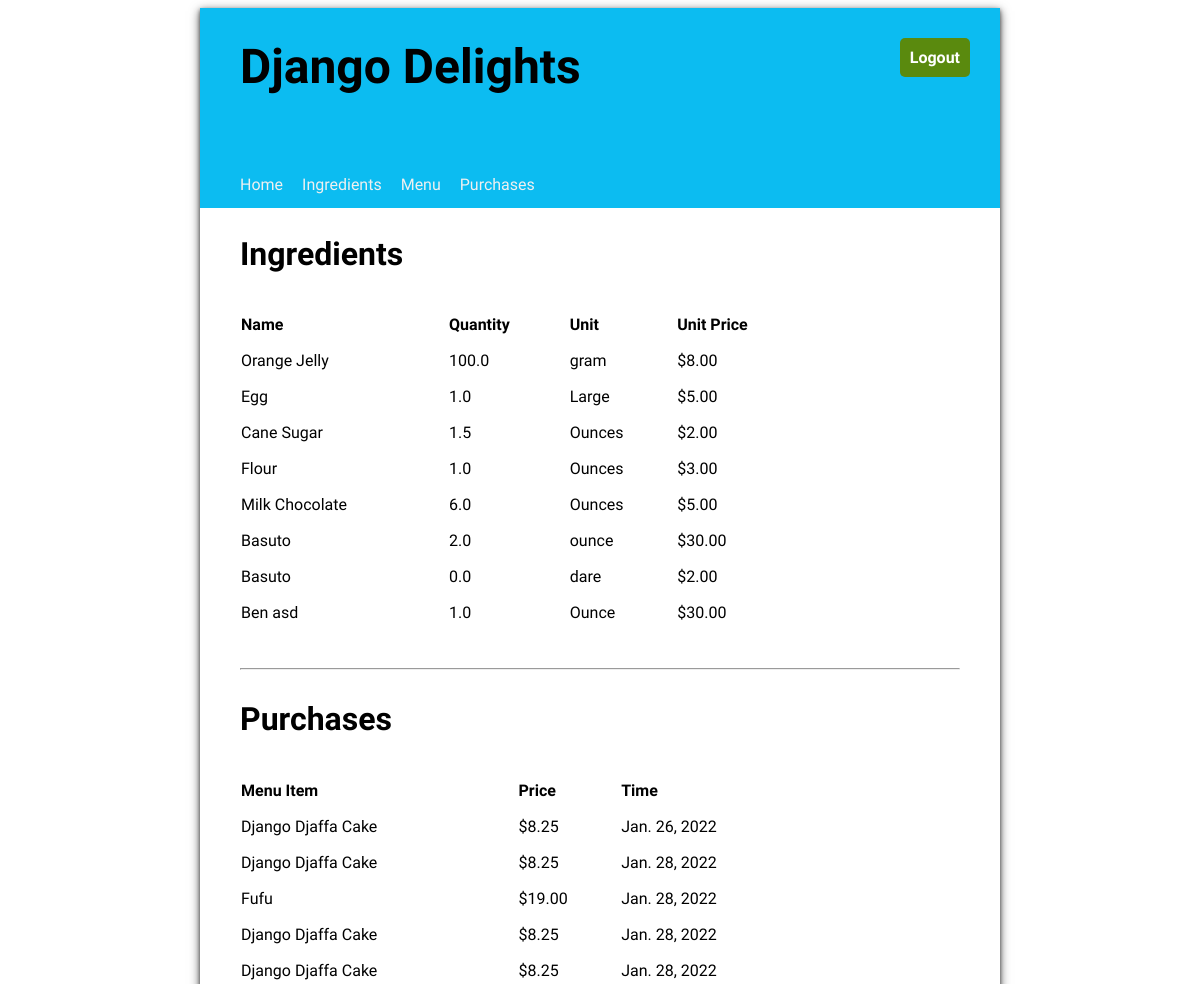
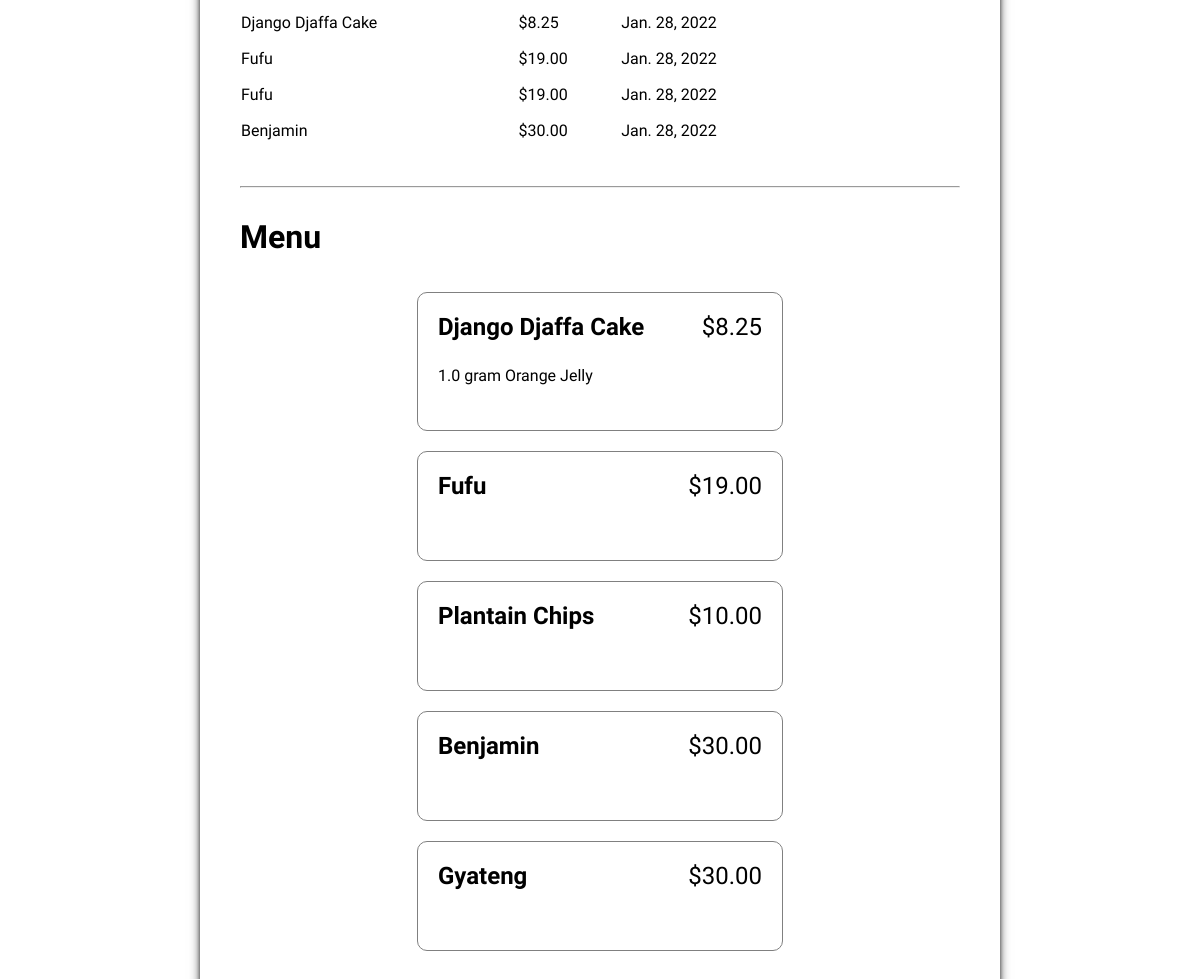
The page / on the database its author committed (2 pictures, top to bottom).
### inventory/models.py (models this page shows, shortened)
class Ingredient(models.Model):
    name = models.CharField(max_length=100)
    quantity = models.FloatField(default=1)
    unit = models.CharField(max_length= 100)
    unit_price = models.FloatField(default = 0.00)

class Purchases(models.Model):
    menu_item = models.ForeignKey( MenuItems, on_delete =models.CASCADE)
    timestamp = models.DateField(auto_now = True)

class MenuItems(models.Model):
    title = models.CharField(max_length= 100)
    price = models.FloatField(default= 0.00)

class RecipeRequirement(models.Model):
    menu_item = models.ForeignKey(MenuItems, on_delete = models.CASCADE)
    ingredient = models.ForeignKey(Ingredient,  on_delete = models.CASCADE)
    quantity = models.FloatField(default= 0)

### inventory/views.py (the view)
# urls.py: 2. Add a URL to urlpatterns:  path('', views.home, name='home')
def home(request):
    queryset = Ingredient.objects.all()
    queryset1 = Purchases.objects.all()
    queryset2 = MenuItems.objects.all()
    context = {
        'ingredient_list': queryset,
        'purchases_list' : queryset1,
        'menu_list' : queryset2
    }
    return render(request, "inventory/home.html", context)

### inventory/templates/inventory/home.html (shortened to what this page needs)
{% extends 'base.html' %}
{% load static %}
{% block content %}
    <div class="home">
        <div>
            <h2>Ingredients</h2>
            <table class="inventory-table">
                <thead>
                    <tr>
                        <th>Name</th>
                        <th>Quantity</th>
                        <th>Unit</th>
                        <th>Unit Price</th>
                    </tr>
                </thead>
                <tbody>
                {% for ingredient in ingredient_list %}
                    <tr>
                        <td>{{ ingredient.name }}</td>
                        <td>{{ ingredient.quantity }}</td>
                        <td>{{ ingredient.unit }}</td>
                        <td class="price">${{ ingredient.unit_price|stringformat:".2f" }}</td>
                    </tr>
                {% endfor %}
                </tbody>
            </table>
        </div>
        <hr/>
        <div>
            <h2>Purchases</h2>
            <table class="inventory-table">
                <thead>
                    <tr>
                        <th>Menu Item</th>
                        <th>Price</th>
                        <th>Time</th>
                    </tr>
                </thead>
                <tbody>
                {% for purchase in purchases_list %}
                    <tr>
                        <td>{{ purchase.menu_item.title }}</td>
                        <td class="price">${{ purchase.menu_item.price|stringformat:".2f" }}</td>
                        <td>{{ purchase.timestamp }}</td>
                    </tr>
                {% endfor %}
                </tbody>
            </table>
        </div>
        <hr/>
        <div>
            <h2>Menu</h2>
            <ul class="menu-items">
            {% for menu_item in menu_list %}
                <li>
                    <div class="menu-item-header">
                        <div class="menu-item-title">{{ menu_item.title }}</div>
                        <div class="menu-item-price">${{ menu_item.price|stringformat:".2f" }}</div>
                    </div>
                    <ul class="menu-item-ingredients">
                        {% for recipe_requirement in menu_item.reciperequirement_set.all %}
                        <li>{{ recipe_requirement.quantity }} {{recipe_requirement.ingredient.unit }} {{ recipe_requirement.ingredient.name }}</li>
                        {% endfor %}
                    </ul>
                </li>
            {% endfor %}
            </ul>
        </div>
    </div>
{% endblock %}

### inventory/static/inventory/style.css (style rules this page uses)
body { font-family: 'Oxygen', sans-serif; }
hr { margin: 30px 0; }
main h2 { font-size: 2em; }
main table { text-align: left; border-collapse: separate; border-spacing: 0 15px; width: 80%; }
.menu-items { display: flex; flex-wrap: wrap; padding: 0; justify-content:space-evenly; }
.menu-items * { padding: 0; }
.menu-items > li { display: flex; flex-direction: column; padding: 20px; border: 1px solid grey; margin: 10px 0; border-radius: 10px; justify-content: left; flex-basis: 45%; }
.menu-items, .menu-items ul { list-style-type: none; }
.menu-item-header { display: flex; flex-direction: row; justify-content: space-between; font-size: 1.5em; }
.menu-item-title { font-weight: bold; }
.menu-item-ingredients { padding: 20px 0; }
.menu-item-ingredients * { padding: 5px 0; }

### rows shown on the page
Ingredient: name "Orange Jelly", quantity "100.0", unit "gram", unit_price "8.00"
Ingredient: name "Egg", quantity "1.0", unit "Large", unit_price "5.00"
Ingredient: name "Cane Sugar", quantity "1.5", unit "Ounces", unit_price "2.00"
Ingredient: name "Flour", quantity "1.0", unit "Ounces", unit_price "3.00"
Ingredient: name "Milk Chocolate", quantity "6.0", unit "Ounces", unit_price "5.00"
Ingredient: name "Basuto", quantity "2.0", unit "ounce", unit_price "30.00"
Ingredient: name "Basuto", quantity "0.0", unit "dare", unit_price "2.00"
Ingredient: name "Ben asd", quantity "1.0", unit "Ounce", unit_price "30.00"
Purchases: menu_item "Django Djaffa Cake", menu_item.price "8.25", timestamp "Jan. 26, 2022"
Purchases: menu_item "Django Djaffa Cake", menu_item.price "8.25", timestamp "Jan. 28, 2022"
Purchases: menu_item "Fufu", menu_item.price "19.00", timestamp "Jan. 28, 2022"
Purchases: menu_item "Django Djaffa Cake", menu_item.price "8.25", timestamp "Jan. 28, 2022"
Purchases: menu_item "Django Djaffa Cake", menu_item.price "8.25", timestamp "Jan. 28, 2022"
Purchases: menu_item "Django Djaffa Cake", menu_item.price "8.25", timestamp "Jan. 28, 2022"
Purchases: menu_item "Fufu", menu_item.price "19.00", timestamp "Jan. 28, 2022"
Purchases: menu_item "Fufu", menu_item.price "19.00", timestamp "Jan. 28, 2022"
Purchases: menu_item "Benjamin", menu_item.price "30.00", timestamp "Jan. 28, 2022"
MenuItems: title "Django Djaffa Cake", price "8.25"
RecipeRequirement: quantity "1.0", ingredient.unit "gram", ingredient.name "Orange Jelly"
MenuItems: title "Fufu", price "19.00"
MenuItems: title "Plantain Chips", price "10.00"
MenuItems: title "Benjamin", price "30.00"
MenuItems: title "Gyateng", price "30.00"
